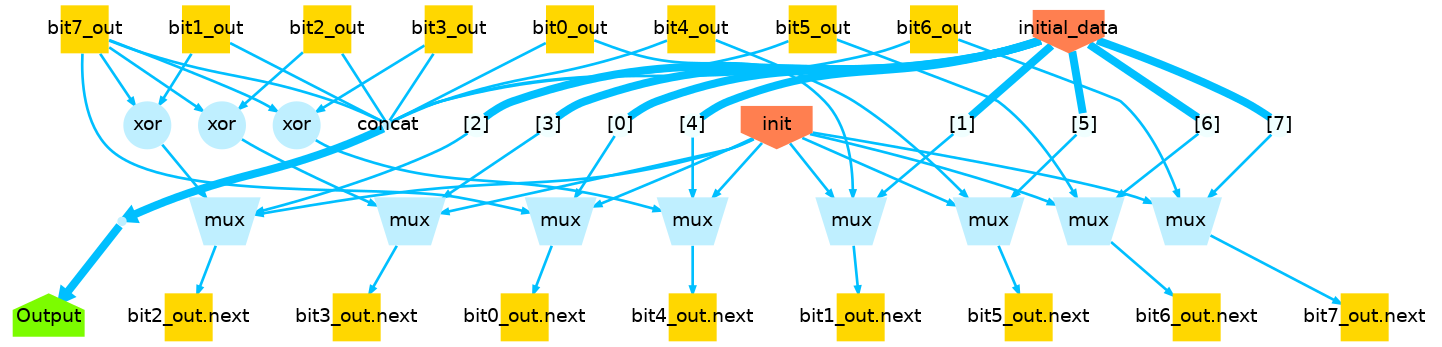

Write Python code to recreate this figure.
import pyrtl

def lfsr_module(init,data_in,initial_data):
	
	return pyrtl.mux(init,data_in,initial_data)	# output data_in if init==0 otherwise output initial_data

init = pyrtl.Input(1,'init')
initial_data = pyrtl.Input(8,'initial_data')

bit0_out = pyrtl.Register(1,'bit0_out')
bit1_out = pyrtl.Register(1,'bit1_out')
bit2_out = pyrtl.Register(1,'bit2_out')
bit3_out = pyrtl.Register(1,'bit3_out')
bit4_out = pyrtl.Register(1,'bit4_out')
bit5_out = pyrtl.Register(1,'bit5_out')
bit6_out = pyrtl.Register(1,'bit6_out')
bit7_out = pyrtl.Register(1,'bit7_out')

Output = pyrtl.Output(8,'Output')
Output <<= pyrtl.concat(bit7_out,bit6_out,bit5_out,bit4_out,bit3_out,bit2_out,bit1_out,bit0_out)

#----- bit0
bit0_out.next <<= lfsr_module(init,bit7_out, initial_data[0])
#----- bit1                             
bit1_out.next <<= lfsr_module(init,bit0_out, initial_data[1])
#----- bit2                 			
bit2_out.next <<= lfsr_module(init,bit1_out ^ bit7_out ,initial_data[2])
#----- bit3                             
bit3_out.next <<= lfsr_module(init,bit2_out ^ bit7_out ,initial_data[3])
#----- bit4                             
bit4_out.next <<= lfsr_module(init,bit3_out ^ bit7_out ,initial_data[4])
#----- bit5                             
bit5_out.next <<= lfsr_module(init,bit4_out, initial_data[5])
#----- bit6                             
bit6_out.next <<= lfsr_module(init,bit5_out, initial_data[6])
#----- bit7                             
bit7_out.next <<= lfsr_module(init,bit6_out, initial_data[7])

sim = pyrtl.Simulation()
sim.step_multiple({
#		Time Units 			 1  ,2,  3  ,4,5,6,7,8,9,10,11,12,13
	'init' : 				[0  ,1  ,0  ,0,0,0,0,0,0,0,0,0,1  ,0,0,0,0,0,0,0,0,0,0,0],
	'initial_data' :		[0  ,165,165,0,0,0,0,0,0,0,0,0,165,0,0,0,0,0,0,0,0,0,0,0]
})

sim.tracer.render_trace()
# -------------------------------------------------------------------------------
# Now we will do the timing analysis as well as print out the critical path

# Generating timing analysis information
print("Pre Synthesis:\n")
timing = pyrtl.TimingAnalysis()
timing.print_max_length()

# Printing out the critical paths as well as get them
# back as an array.
critical_path_info = timing.critical_path()

# --- Part 2: Area Analysis --------------------------------------------------

# Estimates for the area that would be used up if the
# circuit was printed as an ASIC.

logic_area, mem_area = pyrtl.area_estimation(tech_in_nm=65)
est_area = logic_area + mem_area
print("Estimated Area of block", est_area, "sq mm")
print()


# --- Part 3: Synthesis ------------------------------------------------------

# Synthesis is the operation of reducing the circuit into simpler components.
# The base synthesis function breaks down the more complex logic operations
# into logic gates (keeping registers and memories intact) as well as reduces
# all combinatorial logic into operations that only use 1-bitwidth wires.
#
# This synthesis allows for PyRTL to make optimizations to the net structure
# as well as prepares it for further transformations on the PyRTL toolchain.

pyrtl.synthesize()

print("Pre Optimization:\n")
timing = pyrtl.TimingAnalysis()
timing.print_max_length()
for net in pyrtl.working_block().logic:
    print(str(net))
print()


# --- Part 4: Optimization ----------------------------------------------------

# PyRTL has functions built-in to eliminate unnecessary logic from the
# circuit. These functions are all done with a simple call:
pyrtl.optimize()

# Now to see the difference
print("Post Optimization:\n")
timing = pyrtl.TimingAnalysis()
timing.print_max_length()

for net in pyrtl.working_block().logic:
    print(str(net))

# As we can see, the number of nets in the circuit was drastically reduced by
# the optimization algorithm.

# -------------------------------------------------------------------------------
# VISAULIZING THE CIRCUIT
# TO VIEW THE GENERATED .gv FILE IN LINUX ISSUE THE FOLLOWING IN TERMINAL:
# dot -Tpng FILENAME.gv > FILENAME.png
# open FILENAME.png
# TO OPEN THE .gv FILE SIMPLY ISSUE THE FOLLOWING:
# open FILENAME.gv
with open("lfsr_structural.gv" , "w") as file:
	pyrtl.output_to_graphviz(file=file)

# GENERATING THE VERILOG CODE AND THE TEST BENCH
with open("lfsr_structural.v","w") as file:
	pyrtl.output_to_verilog(file)

with open("lfsr_structural_tb.v","w") as file:
	pyrtl.output_verilog_testbench(file, simulation_trace = sim.tracer, toplevel_include="lfsr_structural.v",
	vcd="lfsr_structural.vcd")
